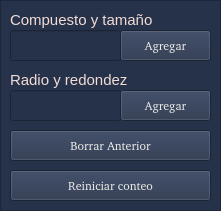
   <widget class="QFrame" name="frame_2">
    <property name="geometry">
     <rect>
      <x>700</x>
      <y>140</y>
      <width>221</width>
      <height>211</height>
     </rect>
    </property>
    <property name="palette">
     <palette>
      <active>
       <colorrole role="WindowText">
        <brush brushstyle="SolidPattern">
         <color alpha="255">
          <red>243</red>
          <green>219</green>
          <blue>214</blue>
         </color>
        </brush>
       </colorrole>
       <colorrole role="Button">
        <brush brushstyle="SolidPattern">
         <color alpha="255">
          <red>38</red>
          <green>50</green>
          <blue>74</blue>
         </color>
        </brush>
       </colorrole>
       <colorrole role="Base">
        <brush brushstyle="SolidPattern">
         <color alpha="255">
          <red>38</red>
          <green>50</green>
          <blue>74</blue>
         </color>
        </brush>
       </colorrole>
       <colorrole role="Window">
        <brush brushstyle="SolidPattern">
         <color alpha="255">
          <red>38</red>
          <green>50</green>
          <blue>74</blue>
         </color>
        </brush>
       </colorrole>
      </active>
      <inactive>
       <colorrole role="WindowText">
        <brush brushstyle="SolidPattern">
         <color alpha="255">
          <red>243</red>
          <green>219</green>
          <blue>214</blue>
         </color>
        </brush>
       </colorrole>
       <colorrole role="Button">
        <brush brushstyle="SolidPattern">
         <color alpha="255">
          <red>38</red>
          <green>50</green>
          <blue>74</blue>
         </color>
        </brush>
       </colorrole>
       <colorrole role="Base">
        <brush brushstyle="SolidPattern">
         <color alpha="255">
          <red>38</red>
          <green>50</green>
          <blue>74</blue>
         </color>
        </brush>
       </colorrole>
       <colorrole role="Window">
        <brush brushstyle="SolidPattern">
         <color alpha="255">
          <red>38</red>
          <green>50</green>
          <blue>74</blue>
         </color>
        </brush>
       </colorrole>
      </inactive>
      <disabled>
       <colorrole role="WindowText">
        <brush brushstyle="SolidPattern">
         <color alpha="255">
          <red>190</red>
          <green>190</green>
          <blue>190</blue>
         </color>
        </brush>
       </colorrole>
       <colorrole role="Button">
        <brush brushstyle="SolidPattern">
         <color alpha="255">
          <red>38</red>
          <green>50</green>
          <blue>74</blue>
         </color>
        </brush>
       </colorrole>
       <colorrole role="Base">
        <brush brushstyle="SolidPattern">
         <color alpha="255">
          <red>38</red>
          <green>50</green>
          <blue>74</blue>
         </color>
        </brush>
       </colorrole>
       <colorrole role="Window">
        <brush brushstyle="SolidPattern">
         <color alpha="255">
          <red>38</red>
          <green>50</green>
          <blue>74</blue>
         </color>
        </brush>
       </colorrole>
      </disabled>
     </palette>
    </property>
    <property name="frameShape">
     <enum>QFrame::StyledPanel</enum>
    </property>
    <property name="frameShadow">
     <enum>QFrame::Raised</enum>
    </property>
    <widget class="QPushButton" name="next_button">
     <property name="geometry">
      <rect>
       <x>120</x>
       <y>30</y>
       <width>91</width>
       <height>31</height>
      </rect>
     </property>
     <property name="palette">
      <palette>
       <active>
        <colorrole role="Button">
         <brush brushstyle="SolidPattern">
          <color alpha="255">
           <red>38</red>
           <green>50</green>
           <blue>74</blue>
          </color>
         </brush>
        </colorrole>
        <colorrole role="ButtonText">
         <brush brushstyle="SolidPattern">
          <color alpha="255">
           <red>238</red>
           <green>238</green>
           <blue>236</blue>
          </color>
         </brush>
        </colorrole>
        <colorrole role="Base">
         <brush brushstyle="SolidPattern">
          <color alpha="255">
           <red>38</red>
           <green>50</green>
           <blue>74</blue>
          </color>
         </brush>
        </colorrole>
        <colorrole role="Window">
         <brush brushstyle="SolidPattern">
          <color alpha="255">
           <red>38</red>
           <green>50</green>
           <blue>74</blue>
          </color>
         </brush>
        </colorrole>
       </active>
       <inactive>
        <colorrole role="Button">
         <brush brushstyle="SolidPattern">
          <color alpha="255">
           <red>38</red>
           <green>50</green>
           <blue>74</blue>
          </color>
         </brush>
        </colorrole>
        <colorrole role="ButtonText">
         <brush brushstyle="SolidPattern">
          <color alpha="255">
           <red>238</red>
           <green>238</green>
           <blue>236</blue>
          </color>
         </brush>
        </colorrole>
        <colorrole role="Base">
         <brush brushstyle="SolidPattern">
          <color alpha="255">
           <red>38</red>
           <green>50</green>
           <blue>74</blue>
          </color>
         </brush>
        </colorrole>
        <colorrole role="Window">
         <brush brushstyle="SolidPattern">
          <color alpha="255">
           <red>38</red>
           <green>50</green>
           <blue>74</blue>
          </color>
         </brush>
        </colorrole>
       </inactive>
       <disabled>
        <colorrole role="Button">
         <brush brushstyle="SolidPattern">
          <color alpha="255">
           <red>38</red>
           <green>50</green>
           <blue>74</blue>
          </color>
         </brush>
        </colorrole>
        <colorrole role="ButtonText">
         <brush brushstyle="SolidPattern">
          <color alpha="255">
           <red>190</red>
           <green>190</green>
           <blue>190</blue>
          </color>
         </brush>
        </colorrole>
        <colorrole role="Base">
         <brush brushstyle="SolidPattern">
          <color alpha="255">
           <red>38</red>
           <green>50</green>
           <blue>74</blue>
          </color>
         </brush>
        </colorrole>
        <colorrole role="Window">
         <brush brushstyle="SolidPattern">
          <color alpha="255">
           <red>38</red>
           <green>50</green>
           <blue>74</blue>
          </color>
         </brush>
        </colorrole>
       </disabled>
      </palette>
     </property>
     <property name="font">
      <font>
       <family>Bitstream Charter</family>
       <weight>50</weight>
       <italic>false</italic>
       <bold>false</bold>
       <strikeout>false</strikeout>
      </font>
     </property>
     <property name="text">
      <string>Agregar</string>
     </property>
    </widget>
    <widget class="QPushButton" name="erase_last_button">
     <property name="geometry">
      <rect>
       <x>10</x>
       <y>130</y>
       <width>201</width>
       <height>31</height>
      </rect>
     </property>
     <property name="palette">
      <palette>
       <active>
        <colorrole role="Button">
         <brush brushstyle="SolidPattern">
          <color alpha="255">
           <red>38</red>
           <green>50</green>
           <blue>74</blue>
          </color>
         </brush>
        </colorrole>
        <colorrole role="ButtonText">
         <brush brushstyle="SolidPattern">
          <color alpha="255">
           <red>238</red>
           <green>238</green>
           <blue>236</blue>
          </color>
         </brush>
        </colorrole>
        <colorrole role="Base">
         <brush brushstyle="SolidPattern">
          <color alpha="255">
           <red>38</red>
           <green>50</green>
           <blue>74</blue>
          </color>
         </brush>
        </colorrole>
        <colorrole role="Window">
         <brush brushstyle="SolidPattern">
          <color alpha="255">
           <red>38</red>
           <green>50</green>
           <blue>74</blue>
          </color>
         </brush>
        </colorrole>
       </active>
       <inactive>
        <colorrole role="Button">
         <brush brushstyle="SolidPattern">
          <color alpha="255">
           <red>38</red>
           <green>50</green>
           <blue>74</blue>
          </color>
         </brush>
        </colorrole>
        <colorrole role="ButtonText">
         <brush brushstyle="SolidPattern">
          <color alpha="255">
           <red>238</red>
           <green>238</green>
           <blue>236</blue>
          </color>
         </brush>
        </colorrole>
        <colorrole role="Base">
         <brush brushstyle="SolidPattern">
          <color alpha="255">
           <red>38</red>
           <green>50</green>
           <blue>74</blue>
          </color>
         </brush>
        </colorrole>
        <colorrole role="Window">
         <brush brushstyle="SolidPattern">
          <color alpha="255">
           <red>38</red>
           <green>50</green>
           <blue>74</blue>
          </color>
         </brush>
        </colorrole>
       </inactive>
       <disabled>
        <colorrole role="Button">
         <brush brushstyle="SolidPattern">
          <color alpha="255">
           <red>38</red>
           <green>50</green>
           <blue>74</blue>
          </color>
         </brush>
        </colorrole>
        <colorrole role="ButtonText">
         <brush brushstyle="SolidPattern">
          <color alpha="255">
           <red>190</red>
           <green>190</green>
           <blue>190</blue>
          </color>
         </brush>
        </colorrole>
        <colorrole role="Base">
         <brush brushstyle="SolidPattern">
          <color alpha="255">
           <red>38</red>
           <green>50</green>
           <blue>74</blue>
          </color>
         </brush>
        </colorrole>
        <colorrole role="Window">
         <brush brushstyle="SolidPattern">
          <color alpha="255">
           <red>38</red>
           <green>50</green>
           <blue>74</blue>
          </color>
         </brush>
        </colorrole>
       </disabled>
      </palette>
     </property>
     <property name="font">
      <font>
       <family>Bitstream Charter</family>
       <weight>50</weight>
       <italic>false</italic>
       <bold>false</bold>
       <strikeout>false</strikeout>
      </font>
     </property>
     <property name="text">
      <string>Borrar Anterior</string>
     </property>
    </widget>
    <widget class="QPushButton" name="restart_counting_button">
     <property name="geometry">
      <rect>
       <x>10</x>
       <y>170</y>
       <width>201</width>
       <height>31</height>
      </rect>
     </property>
     <property name="palette">
      <palette>
       <active>
        <colorrole role="Button">
         <brush brushstyle="SolidPattern">
          <color alpha="255">
           <red>38</red>
           <green>50</green>
           <blue>74</blue>
          </color>
         </brush>
        </colorrole>
        <colorrole role="ButtonText">
         <brush brushstyle="SolidPattern">
          <color alpha="255">
           <red>238</red>
           <green>238</green>
           <blue>236</blue>
          </color>
         </brush>
        </colorrole>
        <colorrole role="Base">
         <brush brushstyle="SolidPattern">
          <color alpha="255">
           <red>38</red>
           <green>50</green>
           <blue>74</blue>
          </color>
         </brush>
        </colorrole>
        <colorrole role="Window">
         <brush brushstyle="SolidPattern">
          <color alpha="255">
           <red>38</red>
           <green>50</green>
           <blue>74</blue>
          </color>
         </brush>
        </colorrole>
       </active>
       <inactive>
        <colorrole role="Button">
         <brush brushstyle="SolidPattern">
          <color alpha="255">
           <red>38</red>
           <green>50</green>
           <blue>74</blue>
          </color>
         </brush>
        </colorrole>
        <colorrole role="ButtonText">
         <brush brushstyle="SolidPattern">
          <color alpha="255">
           <red>238</red>
           <green>238</green>
           <blue>236</blue>
          </color>
         </brush>
        </colorrole>
        <colorrole role="Base">
         <brush brushstyle="SolidPattern">
          <color alpha="255">
           <red>38</red>
           <green>50</green>
           <blue>74</blue>
          </color>
         </brush>
        </colorrole>
        <colorrole role="Window">
         <brush brushstyle="SolidPattern">
          <color alpha="255">
           <red>38</red>
           <green>50</green>
           <blue>74</blue>
          </color>
         </brush>
        </colorrole>
       </inactive>
       <disabled>
        <colorrole role="Button">
         <brush brushstyle="SolidPattern">
          <color alpha="255">
           <red>38</red>
           <green>50</green>
           <blue>74</blue>
          </color>
         </brush>
        </colorrole>
        <colorrole role="ButtonText">
         <brush brushstyle="SolidPattern">
          <color alpha="255">
           <red>190</red>
           <green>190</green>
           <blue>190</blue>
          </color>
         </brush>
        </colorrole>
        <colorrole role="Base">
         <brush brushstyle="SolidPattern">
          <color alpha="255">
           <red>38</red>
           <green>50</green>
           <blue>74</blue>
          </color>
         </brush>
        </colorrole>
        <colorrole role="Window">
         <brush brushstyle="SolidPattern">
          <color alpha="255">
           <red>38</red>
           <green>50</green>
           <blue>74</blue>
          </color>
         </brush>
        </colorrole>
       </disabled>
      </palette>
     </property>
     <property name="font">
      <font>
       <family>Bitstream Charter</family>
       <weight>50</weight>
       <italic>false</italic>
       <bold>false</bold>
       <strikeout>false</strikeout>
      </font>
     </property>
     <property name="text">
      <string>Reiniciar conteo</string>
     </property>
    </widget>
    <widget class="QLineEdit" name="elemnt_input">
     <property name="geometry">
      <rect>
       <x>10</x>
       <y>30</y>
       <width>111</width>
       <height>31</height>
      </rect>
     </property>
     <property name="palette">
      <palette>
       <active>
        <colorrole role="Button">
         <brush brushstyle="SolidPattern">
          <color alpha="255">
           <red>38</red>
           <green>50</green>
           <blue>74</blue>
          </color>
         </brush>
        </colorrole>
        <colorrole role="Text">
         <brush brushstyle="SolidPattern">
          <color alpha="255">
           <red>238</red>
           <green>238</green>
           <blue>236</blue>
          </color>
         </brush>
        </colorrole>
        <colorrole role="Base">
         <brush brushstyle="SolidPattern">
          <color alpha="255">
           <red>38</red>
           <green>50</green>
           <blue>74</blue>
          </color>
         </brush>
        </colorrole>
        <colorrole role="Window">
         <brush brushstyle="SolidPattern">
          <color alpha="255">
           <red>38</red>
           <green>50</green>
           <blue>74</blue>
          </color>
         </brush>
        </colorrole>
       </active>
       <inactive>
        <colorrole role="Button">
         <brush brushstyle="SolidPattern">
          <color alpha="255">
           <red>38</red>
           <green>50</green>
           <blue>74</blue>
          </color>
         </brush>
        </colorrole>
        <colorrole role="Text">
         <brush brushstyle="SolidPattern">
          <color alpha="255">
           <red>238</red>
           <green>238</green>
           <blue>236</blue>
          </color>
         </brush>
        </colorrole>
        <colorrole role="Base">
         <brush brushstyle="SolidPattern">
          <color alpha="255">
           <red>38</red>
           <green>50</green>
           <blue>74</blue>
          </color>
         </brush>
        </colorrole>
        <colorrole role="Window">
         <brush brushstyle="SolidPattern">
          <color alpha="255">
           <red>38</red>
           <green>50</green>
           <blue>74</blue>
          </color>
         </brush>
        </colorrole>
       </inactive>
       <disabled>
        <colorrole role="Button">
         <brush brushstyle="SolidPattern">
          <color alpha="255">
           <red>38</red>
           <green>50</green>
           <blue>74</blue>
          </color>
         </brush>
        </colorrole>
        <colorrole role="Text">
         <brush brushstyle="SolidPattern">
          <color alpha="255">
           <red>190</red>
           <green>190</green>
           <blue>190</blue>
          </color>
         </brush>
        </colorrole>
        <colorrole role="Base">
         <brush brushstyle="SolidPattern">
          <color alpha="255">
           <red>38</red>
           <green>50</green>
           <blue>74</blue>
          </color>
         </brush>
        </colorrole>
        <colorrole role="Window">
         <brush brushstyle="SolidPattern">
          <color alpha="255">
           <red>38</red>
           <green>50</green>
           <blue>74</blue>
          </color>
         </brush>
        </colorrole>
       </disabled>
      </palette>
     </property>
     <property name="font">
      <font>
       <family>Bitstream Charter</family>
      </font>
     </property>
    </widget>
    <widget class="QLabel" name="new_Inout_label">
     <property name="geometry">
      <rect>
       <x>10</x>
       <y>10</y>
       <width>161</width>
       <height>20</height>
      </rect>
     </property>
     <property name="palette">
      <palette>
       <active>
        <colorrole role="WindowText">
         <brush brushstyle="SolidPattern">
          <color alpha="255">
           <red>243</red>
           <green>219</green>
           <blue>214</blue>
          </color>
         </brush>
        </colorrole>
        <colorrole role="Button">
         <brush brushstyle="SolidPattern">
          <color alpha="255">
           <red>38</red>
           <green>50</green>
           <blue>74</blue>
          </color>
         </brush>
        </colorrole>
        <colorrole role="Base">
         <brush brushstyle="SolidPattern">
          <color alpha="255">
           <red>38</red>
           <green>50</green>
           <blue>74</blue>
          </color>
         </brush>
        </colorrole>
        <colorrole role="Window">
         <brush brushstyle="SolidPattern">
          <color alpha="255">
           <red>38</red>
           <green>50</green>
           <blue>74</blue>
          </color>
         </brush>
        </colorrole>
       </active>
       <inactive>
        <colorrole role="WindowText">
         <brush brushstyle="SolidPattern">
          <color alpha="255">
           <red>243</red>
           <green>219</green>
           <blue>214</blue>
          </color>
         </brush>
        </colorrole>
        <colorrole role="Button">
         <brush brushstyle="SolidPattern">
          <color alpha="255">
           <red>38</red>
           <green>50</green>
           <blue>74</blue>
          </color>
         </brush>
        </colorrole>
        <colorrole role="Base">
         <brush brushstyle="SolidPattern">
          <color alpha="255">
           <red>38</red>
           <green>50</green>
           <blue>74</blue>
          </color>
         </brush>
        </colorrole>
        <colorrole role="Window">
         <brush brushstyle="SolidPattern">
          <color alpha="255">
           <red>38</red>
           <green>50</green>
           <blue>74</blue>
          </color>
         </brush>
        </colorrole>
       </inactive>
       <disabled>
        <colorrole role="WindowText">
         <brush brushstyle="SolidPattern">
          <color alpha="255">
           <red>190</red>
           <green>190</green>
           <blue>190</blue>
          </color>
         </brush>
        </colorrole>
        <colorrole role="Button">
         <brush brushstyle="SolidPattern">
          <color alpha="255">
           <red>38</red>
           <green>50</green>
           <blue>74</blue>
          </color>
         </brush>
        </colorrole>
        <colorrole role="Base">
         <brush brushstyle="SolidPattern">
          <color alpha="255">
           <red>38</red>
           <green>50</green>
           <blue>74</blue>
          </color>
         </brush>
        </colorrole>
        <colorrole role="Window">
         <brush brushstyle="SolidPattern">
          <color alpha="255">
           <red>38</red>
           <green>50</green>
           <blue>74</blue>
          </color>
         </brush>
        </colorrole>
       </disabled>
      </palette>
     </property>
     <property name="font">
      <font>
       <pointsize>11</pointsize>
       <weight>50</weight>
       <bold>false</bold>
      </font>
     </property>
     <property name="text">
      <string>Compuesto y tamaño</string>
     </property>
    </widget>
    <widget class="QLineEdit" name="elemnt_input_3">
     <property name="geometry">
      <rect>
       <x>10</x>
       <y>90</y>
       <width>111</width>
       <height>31</height>
      </rect>
     </property>
     <property name="palette">
      <palette>
       <active>
        <colorrole role="Button">
         <brush brushstyle="SolidPattern">
          <color alpha="255">
           <red>38</red>
           <green>50</green>
           <blue>74</blue>
          </color>
         </brush>
        </colorrole>
        <colorrole role="Text">
         <brush brushstyle="SolidPattern">
          <color alpha="255">
           <red>238</red>
           <green>238</green>
           <blue>236</blue>
          </color>
         </brush>
        </colorrole>
        <colorrole role="Base">
         <brush brushstyle="SolidPattern">
          <color alpha="255">
           <red>38</red>
           <green>50</green>
           <blue>74</blue>
          </color>
         </brush>
        </colorrole>
        <colorrole role="Window">
         <brush brushstyle="SolidPattern">
          <color alpha="255">
           <red>38</red>
           <green>50</green>
           <blue>74</blue>
          </color>
         </brush>
        </colorrole>
       </active>
       <inactive>
        <colorrole role="Button">
         <brush brushstyle="SolidPattern">
          <color alpha="255">
           <red>38</red>
           <green>50</green>
           <blue>74</blue>
          </color>
         </brush>
        </colorrole>
        <colorrole role="Text">
         <brush brushstyle="SolidPattern">
          <color alpha="255">
           <red>238</red>
           <green>238</green>
           <blue>236</blue>
          </color>
         </brush>
        </colorrole>
        <colorrole role="Base">
         <brush brushstyle="SolidPattern">
          <color alpha="255">
           <red>38</red>
           <green>50</green>
           <blue>74</blue>
          </color>
         </brush>
        </colorrole>
        <colorrole role="Window">
         <brush brushstyle="SolidPattern">
          <color alpha="255">
           <red>38</red>
           <green>50</green>
           <blue>74</blue>
          </color>
         </brush>
        </colorrole>
       </inactive>
       <disabled>
        <colorrole role="Button">
         <brush brushstyle="SolidPattern">
          <color alpha="255">
           <red>38</red>
           <green>50</green>
           <blue>74</blue>
          </color>
         </brush>
        </colorrole>
        <colorrole role="Text">
         <brush brushstyle="SolidPattern">
          <color alpha="255">
           <red>190</red>
           <green>190</green>
           <blue>190</blue>
          </color>
         </brush>
        </colorrole>
        <colorrole role="Base">
         <brush brushstyle="SolidPattern">
          <color alpha="255">
           <red>38</red>
           <green>50</green>
           <blue>74</blue>
          </color>
         </brush>
        </colorrole>
        <colorrole role="Window">
         <brush brushstyle="SolidPattern">
          <color alpha="255">
           <red>38</red>
           <green>50</green>
           <blue>74</blue>
          </color>
         </brush>
        </colorrole>
       </disabled>
      </palette>
     </property>
     <property name="font">
      <font>
       <family>Bitstream Charter</family>
      </font>
     </property>
    </widget>
    <widget class="QPushButton" name="next_button_3">
     <property name="geometry">
      <rect>
       <x>120</x>
       <y>90</y>
       <width>91</width>
       <height>31</height>
      </rect>
     </property>
     <property name="palette">
      <palette>
       <active>
        <colorrole role="Button">
         <brush brushstyle="SolidPattern">
          <color alpha="255">
           <red>38</red>
           <green>50</green>
           <blue>74</blue>
          </color>
         </brush>
        </colorrole>
        <colorrole role="ButtonText">
         <brush brushstyle="SolidPattern">
          <color alpha="255">
           <red>238</red>
           <green>238</green>
           <blue>236</blue>
          </color>
         </brush>
        </colorrole>
        <colorrole role="Base">
         <brush brushstyle="SolidPattern">
          <color alpha="255">
           <red>38</red>
           <green>50</green>
           <blue>74</blue>
          </color>
         </brush>
        </colorrole>
        <colorrole role="Window">
         <brush brushstyle="SolidPattern">
          <color alpha="255">
           <red>38</red>
           <green>50</green>
           <blue>74</blue>
          </color>
         </brush>
        </colorrole>
       </active>
       <inactive>
        <colorrole role="Button">
         <brush brushstyle="SolidPattern">
          <color alpha="255">
           <red>38</red>
           <green>50</green>
           <blue>74</blue>
          </color>
         </brush>
        </colorrole>
        <colorrole role="ButtonText">
         <brush brushstyle="SolidPattern">
          <color alpha="255">
           <red>238</red>
           <green>238</green>
           <blue>236</blue>
          </color>
         </brush>
        </colorrole>
        <colorrole role="Base">
         <brush brushstyle="SolidPattern">
          <color alpha="255">
           <red>38</red>
           <green>50</green>
           <blue>74</blue>
          </color>
         </brush>
        </colorrole>
        <colorrole role="Window">
         <brush brushstyle="SolidPattern">
          <color alpha="255">
           <red>38</red>
           <green>50</green>
           <blue>74</blue>
          </color>
         </brush>
        </colorrole>
       </inactive>
       <disabled>
        <colorrole role="Button">
         <brush brushstyle="SolidPattern">
          <color alpha="255">
           <red>38</red>
           <green>50</green>
           <blue>74</blue>
          </color>
         </brush>
        </colorrole>
        <colorrole role="ButtonText">
         <brush brushstyle="SolidPattern">
          <color alpha="255">
           <red>190</red>
           <green>190</green>
           <blue>190</blue>
          </color>
         </brush>
        </colorrole>
        <colorrole role="Base">
         <brush brushstyle="SolidPattern">
          <color alpha="255">
           <red>38</red>
           <green>50</green>
           <blue>74</blue>
          </color>
         </brush>
        </colorrole>
        <colorrole role="Window">
         <brush brushstyle="SolidPattern">
          <color alpha="255">
           <red>38</red>
           <green>50</green>
           <blue>74</blue>
          </color>
         </brush>
        </colorrole>
       </disabled>
      </palette>
     </property>
     <property name="font">
      <font>
       <family>Bitstream Charter</family>
       <weight>50</weight>
       <italic>false</italic>
       <bold>false</bold>
       <strikeout>false</strikeout>
      </font>
     </property>
     <property name="text">
      <string>Agregar</string>
     </property>
    </widget>
    <widget class="QLabel" name="new_Inout_label_2">
     <property name="geometry">
      <rect>
       <x>10</x>
       <y>70</y>
       <width>161</width>
       <height>20</height>
      </rect>
     </property>
     <property name="palette">
      <palette>
       <active>
        <colorrole role="WindowText">
         <brush brushstyle="SolidPattern">
          <color alpha="255">
           <red>243</red>
           <green>219</green>
           <blue>214</blue>
          </color>
         </brush>
        </colorrole>
        <colorrole role="Button">
         <brush brushstyle="SolidPattern">
          <color alpha="255">
           <red>38</red>
           <green>50</green>
           <blue>74</blue>
          </color>
         </brush>
        </colorrole>
        <colorrole role="Base">
         <brush brushstyle="SolidPattern">
          <color alpha="255">
           <red>38</red>
           <green>50</green>
           <blue>74</blue>
          </color>
         </brush>
        </colorrole>
        <colorrole role="Window">
         <brush brushstyle="SolidPattern">
          <color alpha="255">
           <red>38</red>
           <green>50</green>
           <blue>74</blue>
          </color>
         </brush>
        </colorrole>
       </active>
       <inactive>
        <colorrole role="WindowText">
         <brush brushstyle="SolidPattern">
          <color alpha="255">
           <red>243</red>
           <green>219</green>
           <blue>214</blue>
          </color>
         </brush>
        </colorrole>
        <colorrole role="Button">
         <brush brushstyle="SolidPattern">
          <color alpha="255">
           <red>38</red>
           <green>50</green>
           <blue>74</blue>
          </color>
         </brush>
        </colorrole>
        <colorrole role="Base">
         <brush brushstyle="SolidPattern">
          <color alpha="255">
           <red>38</red>
           <green>50</green>
           <blue>74</blue>
          </color>
         </brush>
        </colorrole>
        <colorrole role="Window">
         <brush brushstyle="SolidPattern">
          <color alpha="255">
           <red>38</red>
           <green>50</green>
           <blue>74</blue>
          </color>
         </brush>
        </colorrole>
       </inactive>
       <disabled>
        <colorrole role="WindowText">
         <brush brushstyle="SolidPattern">
          <color alpha="255">
           <red>190</red>
           <green>190</green>
           <blue>190</blue>
          </color>
         </brush>
        </colorrole>
        <colorrole role="Button">
         <brush brushstyle="SolidPattern">
          <color alpha="255">
           <red>38</red>
           <green>50</green>
           <blue>74</blue>
          </color>
         </brush>
        </colorrole>
        <colorrole role="Base">
         <brush brushstyle="SolidPattern">
          <color alpha="255">
           <red>38</red>
           <green>50</green>
           <blue>74</blue>
          </color>
         </brush>
        </colorrole>
        <colorrole role="Window">
         <brush brushstyle="SolidPattern">
          <color alpha="255">
           <red>38</red>
           <green>50</green>
           <blue>74</blue>
          </color>
         </brush>
        </colorrole>
       </disabled>
      </palette>
     </property>
     <property name="font">
      <font>
       <pointsize>11</pointsize>
       <weight>50</weight>
       <bold>false</bold>
      </font>
     </property>
     <property name="text">
      <string>Radio y redondez</string>
     </property>
    </widget>
   </widget>
